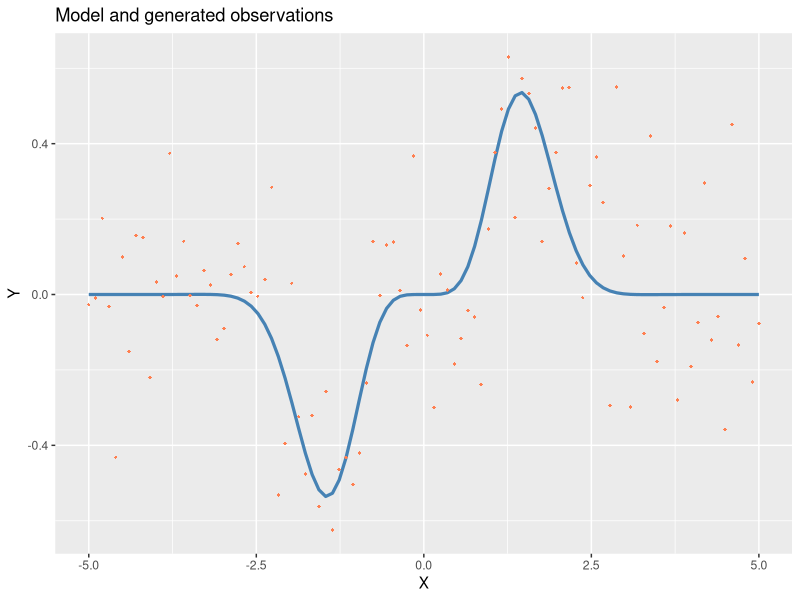

This chart was generated by the following R code:
## Preamble and imports
rm(list=ls())
seed = 33
set.seed(seed)
library(ggplot2)

## Parameters
t0 = -5
t1 = 5
N = 100 # plotting resolution
M = 10 # sampling density (M \le N)
sig = 0.2 # y = f(x) + e where e ~ N(0, sig)

## Define the model f(x)
mod = function(x){
    return(sin(x)*exp(-(x^2))*x^4)
}

## Generate some observations
xs_plot = seq(t0, t1, length.out=N)
ys_plot_no_noise = mod(xs_plot)
ys_plot = ys_plot_no_noise + rnorm(N, mean=0, sd=sig)
ixs = sample(1:N, M, replace=FALSE)
xs = xs_plot[ixs]
ys = ys_plot[ixs]

## Plot the true function and the noisy observations
plt_obs = ggplot(data.frame(x=xs_plot, yo=ys_plot, yt=ys_plot_no_noise)) +
    geom_line(aes(x=x, y=yt), color="steelblue", size=1.1) +
    geom_point(aes(x=x, y=yo), color="coral", shape=18, size=1) +
    labs(x="X", y="Y", title="Model and generated observations")
